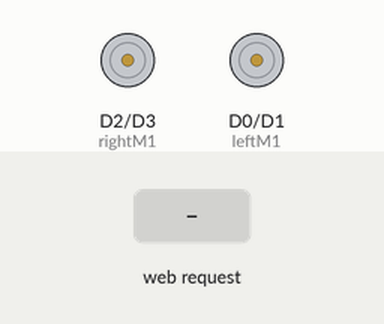
Simulated run of this program. Board: ESP8266 (NodeMCU). Parts: motor-driver pin pairs drawn as motors (green arrow = first pin HIGH = forward, orange = second pin HIGH = backward, longer = more drive). The test bench sets the inputs (shaded band). What the program prints to the serial monitor is not drawn.

Above: at 2.2 s.
2.3 s: HTTP request GET /forward received
At 2.6 s:
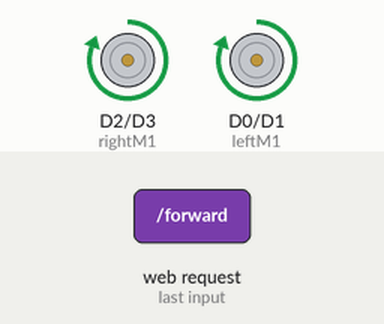
3.8 s: HTTP request GET /left received
At 5.0 s:
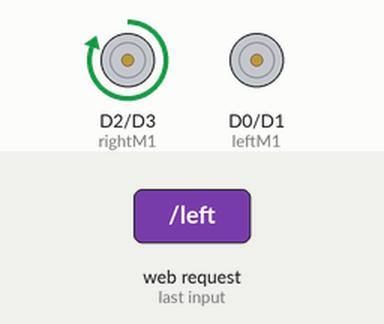
5.3 s: HTTP request GET /right received
At 6.1 s:
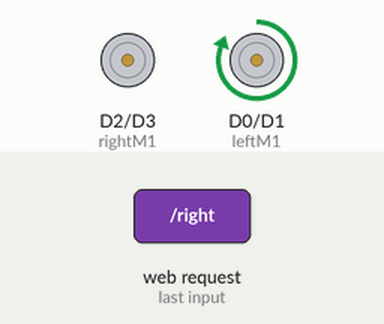
6.8 s: HTTP request GET /backward received
At 7.3 s:
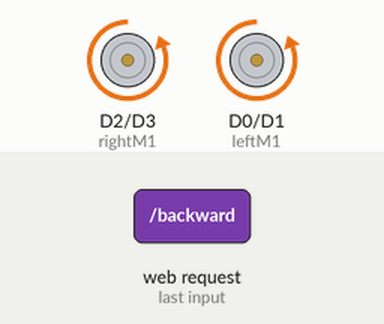
8.3 s: HTTP request GET /stop received
At 9.6 s:
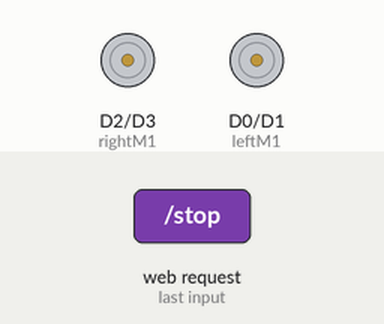
Timing chart, 0 to 10.8 s (numbered marks = the images above; inputs shaded):
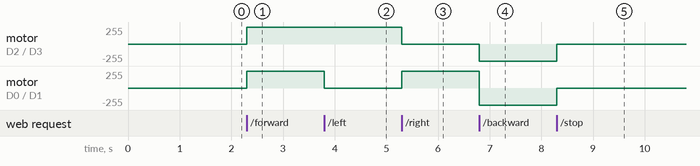

Measured:
- after the input at 2.3 s, motor on D2 (rightM1) / D3 (rightM2), motor on D0 (leftM1) / D1 (leftM2): stopped → forward 255/255 at once
- after the input at 3.8 s, motor on D0 (leftM1) / D1 (leftM2): forward 255/255 → stopped at once
- after the input at 5.3 s, motor on D2 (rightM1) / D3 (rightM2): forward 255/255 → stopped at once; motor on D0 (leftM1) / D1 (leftM2): stopped → forward 255/255 at once
- after the input at 6.8 s, motor on D2 (rightM1) / D3 (rightM2): stopped → backward 255/255 at once; motor on D0 (leftM1) / D1 (leftM2): forward 255/255 → backward 255/255 at once
- after the input at 8.3 s, motor on D2 (rightM1) / D3 (rightM2), motor on D0 (leftM1) / D1 (leftM2): backward 255/255 → stopped at once

The program:

main.cpp
```cpp
#include <Arduino.h>
#include <ESP8266WiFi.h>
#include <WiFiClient.h>
#include <ESP8266WebServer.h>

const char *ssid     = "WiFi Rover";
const char *password = "helloworld";

int leftM1  = D0;
int leftM2  = D1;
int rightM1 = D2;
int rightM2 = D3;

ESP8266WebServer server(80);

void handleRoot() {
	server.send(200, "text/html",
		"<!DOCTYPE html>\n"
		"<html>\n"
		"\t<head>\n"
		"\t\t<title>ESP8266 Robot</title>\n"
		"\t\t<style type=\"text/css\">\n"
		"\t\t\t* {\n"
		"\t\t\t\tbackground: #13232f5c;\n"
		"\t\t\t\tborder: 0;\n"
		"\t\t\t\tbox-sizing: border-box;\n"
		"\t\t\t\tmargin: 0;\n"
		"\t\t\t\tpadding: 0;\n"
		"\t\t\t}\n"
		"\n"
		"\t\t\t#joystick-main {\n"
		"\t\t\t\talign-items: center;\n"
		"\t\t\t\tdisplay: flex;\n"
		"\t\t\t\theight: 100vh;\n"
		"\t\t\t\tjustify-content: center;\n"
		"\t\t\t\tmargin: auto;\n"
		"\t\t\t\twidth: 100vw;\n"
		"\t\t\t}\n"
		"\n"
		"\t\t\t#joystick-base {\n"
		"\t\t\t\tbottom: 64px;\n"
		"\t\t\t\tleft: 64px;\t\t\t\t\n"
		"\t\t\t\theight: 200px;\n"
		"\t\t\t\twidth: 200px;\n"
		"\t\t\t\tborder-radius: 100%;\n"
		"\t\t\t\tborder: 10px solid rgba(0, 136, 204, 0.1);\n"
		"\t\t\t\tbackground: rgba(0, 136, 204, 0.05);\n"
		"\t\t\t\tbox-shadow: 0 0 15px rgba(0, 0, 0, 0.5) inset, 0 0 5px rgba(0, 0, 0, 0.2);\n"
		"\t\t\t\ttransition: border-color 0.3s;\n"
		"\t\t\t\tcursor: pointer;\n"
		"\t\t\t\ttouch-action: none;\n"
		"\t\t\t}\n"
		"\t\t\t@media only screen and (max-device-width: 320px) {\n"
		"\t\t\t\t#joystick-base {\n"
		"\t\t\t\t\tmargin-top: -8.5vh;\n"
		"\t\t\t\t}\n"
		"\t\t\t}\n"
		"\t\t\t@media only screen and (max-device-width: 480px) {\n"
		"\t\t\t\t#joystick-base {\n"
		"\t\t\t\t\tmargin-top: -8.5vh;\n"
		"\t\t\t\t}\n"
		"\t\t\t}\n"
		"\t\t\t.joystick-stick {\n"
		"\t\t\t\tposition: absolute;\n"
		"\t\t\t\ttop: calc(50% - 64px);\n"
		"\t\t\t\tleft: calc(50% - 64px);\n"
		"\t\t\t\theight: 128px;\n"
		"\t\t\t\twidth: 128px;\n"
		"\t\t\t\tborder-radius: 100%;\n"
		"\t\t\t\tbackground: rgba(0, 136, 204, 0.25);\n"
		"\t\t\t\tbox-shadow: 0 0 5px rgba(0, 0, 0, 0.7) inset;\n"
		"\t\t\t\ttransition: background 0.3s;\n"
		"\t\t\t\twill-change: transform;\n"
		"\t\t\t\ttouch-action: none;\n"
		"\t\t\t};\n"
		"\t\t</style>\n"
		"\t</head>\n"
		"\n"
		"\t<body>\n"
		"\n"
		"\t<div id=\"joystick-main\">\n"
		"\t\t<div id=\"joystick-base\"></div>\n"
		"\t</div>\n"
		"\t\n"
		"\t<script type=\"text/javascript\">\n"
		"\t\tfunction JOYSTICK( parent ) {\n"
		"\t\t\tthis.dragStart = null;\n"
		"\t\t\tthis.currentPos = { x: 0, y: 0 };\n"
		"\t\t\tthis.maxDiff = 32;\n"
		"\t\t\tthis.stick = document.createElement('div');\n"
		"\t\t\tthis.stick.classList.add('joystick-stick');\n"
		"\t\t\tparent.appendChild( this.stick );\n"
		"\n"
		"\t\t\tthis.stick.addEventListener( 'mousedown', this.handleMouseDown.bind( this ) ); \n"
		"\t\t\tdocument.addEventListener('mousemove', this.handleMouseMove.bind( this ) );\n"
		"\t\t\tdocument.addEventListener('mouseup', this.handleMouseUp.bind( this ) );\n"
		"\t\t\tthis.stick.addEventListener('touchstart', this.handleMouseDown.bind( this) );\n"
		"\t\t\tdocument.addEventListener('touchmove', this.handleMouseMove.bind( this ) );\n"
		"\t\t\tdocument.addEventListener('touchend', this.handleMouseUp.bind( this ) );\n"
		"\n"
		"\t};\n"
		"\n"
		"\tJOYSTICK.prototype.handleMouseDown = function( event ) {\n"
		"\t\tthis.stick.style.transition = '0s';\n"
		"\t\tif (event.changedTouches) {\n"
		"\t\t\tthis.dragStart = {\n"
		"\t\t\t\tx: event.changedTouches[0].clientX,\n"
		"\t\t\t\ty: event.changedTouches[0].clientY,\n"
		"\t\t\t};\n"
		"\t\t\treturn;\n"
		"\t\t}\n"
		"\t\tthis.dragStart = {\n"
		"\t\t\tx: event.clientX,\n"
		"\t\t\ty: event.clientY,\n"
		"\t\t};\n"
		"\t};\n"
		"\n"
		"\tJOYSTICK.prototype.handleMouseMove = function( event ) {\n"
		"\t\tif ( this.dragStart === null ) return;\n"
		"\t\tevent.preventDefault();\n"
		"\t\tif (event.changedTouches) {\n"
		"\t\t\tevent.clientX = event.changedTouches[0].clientX;\n"
		"\t\t\tevent.clientY = event.changedTouches[0].clientY;\n"
		"\t\t}\n"
		"\t\tconst xDiff = event.clientX - this.dragStart.x;\n"
		"\t\tconst yDiff = event.clientY - this.dragStart.y;\n"
		"\t\tconst angle = Math.atan2( yDiff, xDiff );\n"
		"\t\tconst distance = Math.min( this.maxDiff, Math.hypot( xDiff, yDiff ) );\n"
		"\t\tconst distanceOld = Math.sqrt( Math.pow( xDiff, 2 ) + Math.pow( yDiff, 2 ) );\n"
		"\n"
		"\t\tconst xNew = distance * Math.cos( angle );\n"
		"\t\tconst yNew = distance * Math.sin( angle );\n"
		"\t\tthis.stick.style.transform = `translate3d(${xNew}px, ${yNew}px, 0px)`;\n"
		"\t\tthis.currentPos = { x: xNew, y: yNew };\n"
		"\t\tmoveBot(this.currentPos);\n"
		"\t};\n"
		"\n"
		"\tJOYSTICK.prototype.handleMouseUp = function(event) {\n"
		"\t\tif ( this.dragStart === null ) return;\n"
		"\t\tthis.stick.style.transition = '.2s';\n"
		"\t\tthis.stick.style.transform = `translate3d(0px, 0px, 0px)`;\n"
		"\t\tthis.dragStart = null;\n"
		"\t\tthis.currentPos = { x: 0, y: 0 };\n"
		"\t\tmoveBot(this.currentPos);\n"
		"\t};\n"
		"\n"
		"\tfunction moveBot(pos) {\n"
		"\t\tif(pos.x === 0 && pos.y === 0) { this.direction='stop';}\n"
		"\t\telse if(Math.abs(pos.x) > Math.abs(pos.y) ) {\n"
		"\t\t\tif(pos.x > 0) { this.direction = 'right'; }\n"
		"\t\t\telse { this.direction = 'left'; }\n"
		"\t\t}\n"
		"\t\telse{\n"
		"\t\t\tif(pos.y > 0) { this.direction = 'backward'; }\n"
		"\t\t\telse { this.direction = 'forward'; }\n"
		"\t\t}\n"
		"\t\txhttp = new XMLHttpRequest();\n"
		"\t\txhttp.onreadystatechange = function() {\n"
		"\t\t\tif(this.readyState == 4 && this.status == 200) {\n"
		"\t\t\t\tconsole.log(this.responseText);\n"
		"\t\t\t}\n"
		"\t\t};\n"
		"\t\txhttp.open('GET', this.direction, true);\n"
		"\t\txhttp.send();\n"
		"\t}\n"
		"\n"
		"\tconst joystick = new JOYSTICK (document.getElementById('joystick-base') );\n"
		"\t</script>\n"
		"\t</body>\n"
		"</html>"
	);
}

void motorStop() {
	digitalWrite(leftM1, LOW);
	digitalWrite(leftM2, LOW);
	digitalWrite(rightM1, LOW);
	digitalWrite(rightM2, LOW);
}

void handleStop() {
	motorStop();
	server.send(200, "text/html", "stopping");
}

void handleForward() {
	motorStop();
	digitalWrite(leftM1, HIGH);
	digitalWrite(leftM2, LOW);
	digitalWrite(rightM1, HIGH);
	digitalWrite(rightM2, LOW);
	server.send(200, "text/html", "Going forward");
}

void handleLeft() {
	motorStop();
	digitalWrite(rightM1, HIGH);
	digitalWrite(rightM2, LOW);
	server.send(200, "text/html", "Going left");
}

void handleRight() {
	motorStop();
	digitalWrite(leftM1, HIGH);
	digitalWrite(leftM2, LOW);
	server.send(200, "text/html", "Going right");
}

void handleBackward() {
	motorStop();
	digitalWrite(leftM1, LOW);
	digitalWrite(leftM2, HIGH);
	digitalWrite(rightM1, LOW);
	digitalWrite(rightM2, HIGH);
	server.send(200, "text/html", "Going backward");
}

void setup() {
	delay(1000);

	pinMode(leftM1, OUTPUT);
	pinMode(leftM2, OUTPUT);
	pinMode(rightM1, OUTPUT);
	pinMode(rightM2, OUTPUT);

	Serial.begin(115200);
	Serial.println();
	Serial.print("Configuring access point...");
	/* You can remove the password parameter if you want the AP to be open. */
	WiFi.softAP(ssid/*, password*/);

	IPAddress myIP = WiFi.softAPIP();
	Serial.print("AP IP address: ");
	Serial.println(myIP);
	server.on("/", handleRoot);
	server.on("/forward", handleForward);
	server.on("/left", handleLeft);
	server.on("/right", handleRight);
	server.on("/backward", handleBackward);
	server.on("/stop", handleStop);
	server.begin();
	Serial.println("HTTP server started");
}

void loop() {
	server.handleClient();
}
```
